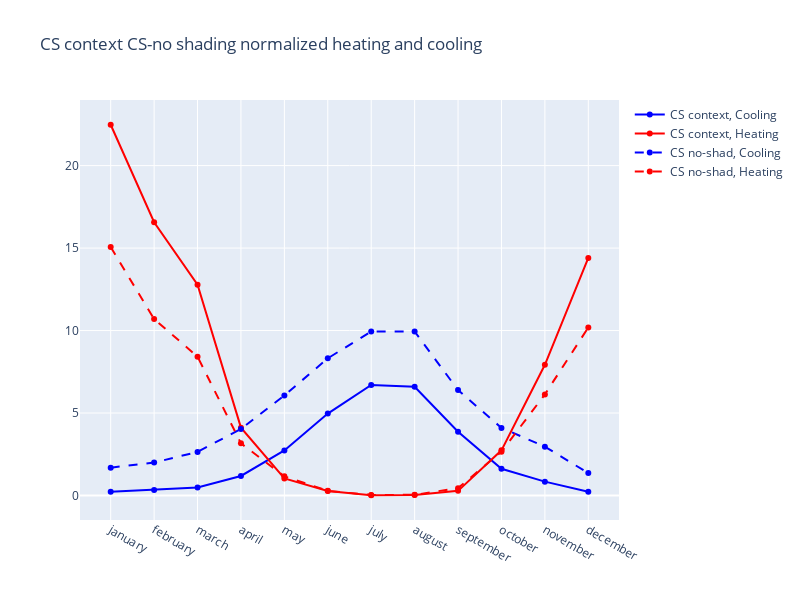

Notebook source saved alongside this figure:
### Code cell
import plotly.graph_objects as go

fig = go.Figure()


# fig.add_trace(
#     go.Scatter(
#         x = umi_df_mon_norm.columns,
#         y = shallow_monthly_predictions["Cooling"].multiply(tfa, axis=0).sum(axis=0).divide(tfa.sum()*COP_COOLING),
#         mode='lines+markers',
#         name = "Surrogate, Cooling",
#         line=dict(color="blue")
#     )
# )
# fig.add_trace(
#     go.Scatter(
#         x = umi_df_mon_norm.columns,
#         y = shallow_monthly_predictions["Heating"].multiply(tfa, axis=0).sum(axis=0).divide(tfa.sum()*COP_HEATING),
#         mode='lines+markers',
#         name = "Surrogate, Heating",
#         line=dict(color="red")
#     )
# )
fig.add_trace(
    go.Scatter(
        x = umi_df_mon_norm.columns,
        y = CS_shallow_results["cooling"],
        mode='lines+markers',
        name = "CS context, Cooling",
        line=dict(color="blue")
    )
)
fig.add_trace(
    go.Scatter(
        x = umi_df_mon_norm.columns,
        y = CS_shallow_results["heating"],
        mode='lines+markers',
        name = "CS context, Heating",
        line=dict(color="red")
    )
)
fig.add_trace(
    go.Scatter(
        x = umi_df_mon_norm.columns,
        y = CS_shallow_building_results['cooling'].multiply(tfa, axis=0).sum(axis=0).divide(tfa.sum()),
        mode='lines+markers',
        name = "CS no-shad, Cooling",
        line=dict(color="blue", dash='dash')
    )
)
fig.add_trace(
    go.Scatter(
        x = umi_df_mon_norm.columns,
        y = CS_shallow_building_results['heating'].multiply(tfa, axis=0).sum(axis=0).divide(tfa.sum()),
        mode='lines+markers',
        name = "CS no-shad, Heating",
        line=dict(color="red", dash='dash')
    )
)

# colors = []
# for i in range(4):
#     fig.data[i].line.color = colors[i]
fig.update_layout(
    title="CS context CS-no shading normalized heating and cooling",
    autosize=False,
    width=800,
    height=600,
)
fig.show()

### Figure 1 — Plotly figure (JSON) as saved in the notebook; plotly's stock layout.template omitted (floating-point values rounded to 4 significant figures)
{"data": [{"line": {"color": "blue"}, "mode": "lines+markers", "name": "CS context, Cooling", "type": "scatter", "x": ["january", "february", "march", "april", "may", "june", "july", "august", "september", "october", "november", "december"], "y": [0.2243, 0.3348, 0.4795, 1.185, 2.732, 4.966, 6.698, 6.592, 3.864, 1.62, 0.8398, 0.2288]}, {"line": {"color": "red"}, "mode": "lines+markers", "name": "CS context, Heating", "type": "scatter", "x": ["january", "february", "march", "april", "may", "june", "july", "august", "september", "october", "november", "december"], "y": [22.48, 16.57, 12.78, 4.114, 1.032, 0.2697, 0.01524, 0.02479, 0.2805, 2.737, 7.923, 14.4]}, {"line": {"color": "blue", "dash": "dash"}, "mode": "lines+markers", "name": "CS no-shad, Cooling", "type": "scatter", "x": ["january", "february", "march", "april", "may", "june", "july", "august", "september", "october", "november", "december"], "y": [1.687, 1.997, 2.645, 4.037, 6.061, 8.318, 9.947, 9.945, 6.39, 4.1, 2.96, 1.358]}, {"line": {"color": "red", "dash": "dash"}, "mode": "lines+markers", "name": "CS no-shad, Heating", "type": "scatter", "x": ["january", "february", "march", "april", "may", "june", "july", "august", "september", "october", "november", "december"], "y": [15.06, 10.7, 8.418, 3.164, 1.162, 0.282, 0.02976, 0.04185, 0.4467, 2.654, 6.129, 10.19]}], "layout": {"autosize": false, "height": 600, "title": {"text": "CS context CS-no shading normalized heating and cooling"}, "width": 800}}
